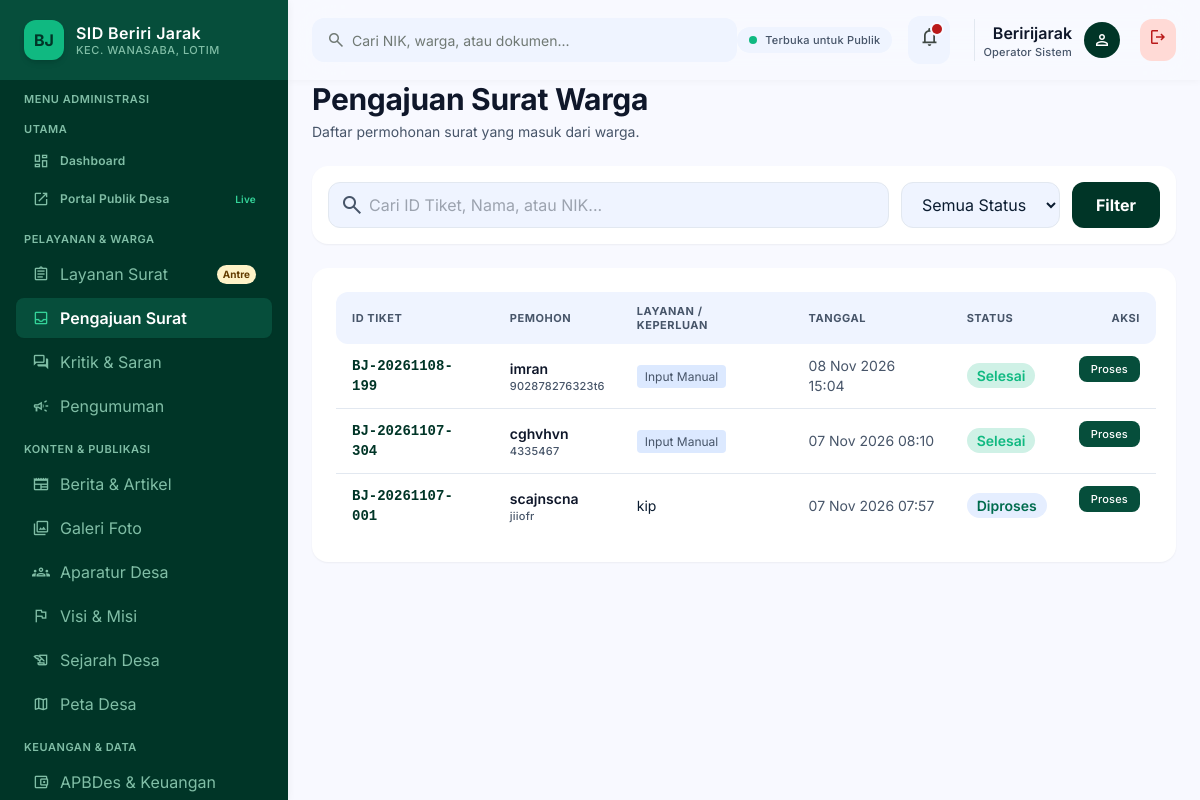
Page /dashboard/pengajuan-surat/ (signed in) on the committed database.
### BJ/models.py (models this page shows, shortened)
class PengajuanSurat(models.Model):
    STATUS_CHOICES = [
        ('menunggu', 'Menunggu Verifikasi'),
        ('diproses', 'Sedang Diproses'),
        ('selesai', 'Selesai & TTE'),
        ('ditolak', 'Ditolak / Berkas Kurang'),
    ]
    id_tiket = models.CharField(max_length=20, unique=True, blank=True, null=True, help_text="Cth: BJ-20260510-001")
    layanan = models.ForeignKey(LayananSurat, on_delete=models.SET_NULL, null=True, blank=True)
    nik_pemohon = models.CharField(max_length=16)
    nama_pemohon = models.CharField(max_length=100)
    no_whatsapp = models.CharField(max_length=15)
    dusun_asal = models.CharField(max_length=100)
    keterangan_tambahan = models.TextField(blank=True, null=True)
    file_ktp = models.FileField(upload_to='dokumen_surat/', blank=True, null=True)
    file_kk = models.FileField(upload_to='dokumen_surat/', blank=True, null=True)
    status = models.CharField(max_length=20, choices=STATUS_CHOICES, default='menunggu')
    tanggal_pengajuan = models.DateTimeField(auto_now_add=True)
    waktu_selesai = models.DateTimeField(blank=True, null=True)
    class Meta:
        verbose_name = "Pengajuan Surat Warga"
        verbose_name_plural = "Data Pengajuan Surat"

class LayananSurat(models.Model):
    nama_layanan = models.CharField(max_length=150)
    kategori = models.CharField(max_length=100, help_text="Kependudukan, Usaha, Pertanahan, dll")
    deskripsi = models.TextField()
    persyaratan = models.TextField(help_text="Gunakan enter untuk memisahkan poin")
    estimasi_waktu = models.CharField(max_length=50, help_text="Contoh: 15 Menit, 1 Hari")
    biaya = models.CharField(max_length=50, default="Rp 0 (Gratis)")
    class Meta:
        verbose_name = "Katalog Layanan Surat"
        verbose_name_plural = "Katalog Layanan Surat"

### BJ/views.py (the view)
# urls.py: path('dashboard/pengajuan-surat/', views.kelola_pengajuan_surat, name='kelola_pengajuan_surat'),
@login_required(login_url='portal_masuk')
def kelola_pengajuan_surat(request):
    daftar_pengajuan = PengajuanSurat.objects.all().order_by('-tanggal_pengajuan')
    status_filter = request.GET.get('status')
    if status_filter:
        daftar_pengajuan = daftar_pengajuan.filter(status=status_filter)
    q = request.GET.get('q')
    if q:
        daftar_pengajuan = daftar_pengajuan.filter(
            Q(id_tiket__icontains=q) |
            Q(nama_pemohon__icontains=q) |
            Q(nik_pemohon__icontains=q)
        )
    paginator = Paginator(daftar_pengajuan, 20)
    page_obj = paginator.get_page(request.GET.get('page'))
    context = {
        'daftar_pengajuan': page_obj,
        'page_obj': page_obj,
        'status_filter': status_filter,
        'q': q,
    }
    return render(request, 'themes/admin/kelola_pengajuan_surat.html', context)

### desa/templates/themes/admin/kelola_pengajuan_surat.html (shortened to what this page needs)
{% extends "themes/admin/base_admin.html" %}
{% load static %}
{% block content %}
<div class="flex flex-col w-full gap-space-lg">
    <div class="flex flex-col sm:flex-row sm:items-center justify-between gap-4">
        <div>
            <h1 class="font-headline-lg text-headline-lg font-bold text-text-primary">Pengajuan Surat Warga</h1>
            <p class="font-body-sm text-body-sm text-text-secondary mt-1">Daftar permohonan surat yang masuk dari warga.</p>
        </div>
    </div>
    <div class="bg-surface-pure rounded-2xl p-4 shadow-sm flex flex-col md:flex-row gap-4 items-center justify-between">
        <form method="GET" class="w-full flex flex-col sm:flex-row gap-3">
            <div class="relative flex-1">
                <span class="material-symbols-outlined absolute left-3 top-1/2 -translate-y-1/2 text-text-secondary">search</span>
                <input type="text" name="q" value="{{ q|default:'' }}" placeholder="Cari ID Tiket, Nama, atau NIK..." class="w-full pl-10 pr-4 py-2.5 rounded-xl bg-surface-container-low border border-border-subtle outline-none focus:ring-2 focus:ring-primary">
            </div>
            <select name="status" class="px-4 py-2.5 rounded-xl bg-surface-container-low border border-border-subtle outline-none focus:ring-2 focus:ring-primary">
                <option value="">Semua Status</option>
            </select>
            <button type="submit" class="px-6 py-2.5 rounded-xl bg-primary text-on-primary font-bold hover:bg-secondary transition-colors cursor-pointer">Filter</button>
        </form>
    </div>
    <div class="bg-surface-pure rounded-2xl p-space-lg shadow-sm">
        <div class="overflow-x-auto -mx-space-lg px-space-lg">
            <table class="w-full text-left min-w-[820px]">
                <thead>
                    <tr class="bg-surface-container-low text-text-secondary font-label-sm text-label-sm uppercase tracking-wider">
                        <th class="py-3 px-4 rounded-l-xl">ID Tiket</th>
                        <th class="py-3 px-4">Pemohon</th>
                        <th class="py-3 px-4">Layanan / Keperluan</th>
                        <th class="py-3 px-4">Tanggal</th>
                        <th class="py-3 px-4">Status</th>
                        <th class="py-3 px-4 rounded-r-xl text-right">Aksi</th>
                    </tr>
                </thead>
                <tbody class="divide-y divide-border-subtle font-body-sm text-body-sm">
                    {% for item in daftar_pengajuan %}
                    <tr class="hover:bg-surface-container-low/60 transition-colors">
                        <td class="py-3 px-4 font-mono font-semibold text-primary">{{ item.id_tiket }}</td>
                        <td class="py-3 px-4">
                            <div class="font-title-md text-title-md font-semibold text-text-primary">{{ item.nama_pemohon }}</div>
                            <div class="font-label-sm text-label-sm text-text-secondary">{{ item.nik_pemohon }}</div>
                        </td>
                        <td class="py-3 px-4">
                            {% if item.layanan %}
                                {{ item.layanan.nama_layanan }}
                            {% else %}
                                <span class="text-xs px-2 py-1 rounded bg-surface-container-high text-text-secondary" title="{{ item.keterangan_tambahan }}">
                                    Input Manual
                                </span>
                            {% endif %}
                        </td>
                        <td class="py-3 px-4 text-text-secondary">{{ item.tanggal_pengajuan|date:"d M Y H:i" }}</td>
                        <td class="py-3 px-4">
                            {% if item.status == 'menunggu' %}
                                <span class="px-2.5 py-1 rounded-full bg-gold-light text-tertiary font-label-sm font-semibold">Menunggu</span>
                            {% elif item.status == 'diproses' %}
                                <span class="px-2.5 py-1 rounded-full bg-surface-container text-secondary font-label-sm font-semibold">Diproses</span>
                            {% elif item.status == 'selesai' %}
                                <span class="px-2.5 py-1 rounded-full bg-accent-emerald/20 text-accent-emerald font-label-sm font-semibold">Selesai</span>
                            {% else %}
                                <span class="px-2.5 py-1 rounded-full bg-error-container text-error font-label-sm font-semibold">Ditolak</span>
                            {% endif %}
                        </td>
                        <td class="py-3 px-4 text-right flex items-center justify-end gap-2">
                            <a href="{% url 'ubah_status_pengajuan' item.id %}" class="px-3 py-1.5 rounded-lg bg-primary-container text-on-primary font-label-sm text-label-sm hover:bg-secondary transition-colors inline-block">Proses</a>
                        </td>
                    </tr>
                    {% endfor %}
                </tbody>
            </table>
        </div>
    </div>
</div>
{% endblock %}

### desa/templates/themes/admin/partials/header.html
<header class="fixed top-0 left-72 right-0 h-20 bg-surface/85 backdrop-blur-xl shadow-[0_1px_8px_rgba(0,0,0,0.04)] z-40 flex items-center justify-between px-space-lg">
    <div class="flex items-center gap-space-lg flex-1 max-w-xl">
        <div class="relative w-full">
            <span class="material-symbols-outlined absolute left-3.5 top-1/2 -translate-y-1/2 text-outline text-[20px]">search</span>
            <input class="w-full h-11 pl-10 pr-4 rounded-xl bg-surface-container-low text-on-surface font-body-sm text-body-sm placeholder:text-outline focus:outline-none focus:ring-2 focus:ring-accent-emerald transition-all" placeholder="Cari NIK, warga, atau dokumen..." type="text">
        </div>
    </div>
    <div class="flex items-center gap-space-md">
        <div class="hidden lg:flex items-center gap-2 px-3 py-1.5 rounded-full bg-surface-container-low">
            <span class="w-2 h-2 rounded-full bg-accent-emerald"></span>
            <span class="font-label-sm text-label-sm font-medium text-text-secondary">Terbuka untuk Publik</span>
        </div>
        <button class="relative p-2.5 rounded-xl bg-surface-container-low text-on-surface-variant hover:text-on-surface transition-colors" type="button">
            <span class="material-symbols-outlined text-[22px]">notifications</span>
            <span class="absolute top-2 right-2 w-2.5 h-2.5 bg-error rounded-full ring-2 ring-surface"></span>
        </button>
        <div class="flex items-center gap-3 pl-space-sm border-l border-border-subtle ml-2">
            <div class="text-right hidden sm:block">
                <div class="font-label-lg text-label-lg font-semibold text-text-primary capitalize">{{ request.user.username }}</div>
                <div class="font-label-sm text-label-sm text-text-secondary">Operator Sistem</div>
            </div>
            <div class="w-9 h-9 rounded-full bg-primary flex items-center justify-center">
                <span class="material-symbols-outlined text-on-primary text-[20px]">person</span>
            </div>
            <a href="{% url 'logout' %}" class="ml-2 p-2 rounded-xl bg-error-container text-error hover:bg-error hover:text-white transition-colors" title="Keluar Sistem">
                <span class="material-symbols-outlined text-[20px]">logout</span>
            </a>
        </div>
    </div>
</header>

### desa/templates/themes/admin/base_admin.html (style rules this page uses)
body { overscroll-behavior: none; }

### rows in the picture
PengajuanSurat: id_tiket "BJ-20261108-199", nama_pemohon "imran", nik_pemohon "902878276323t6", tanggal_pengajuan "08 Nov 2026 15:04", status "Selesai"
PengajuanSurat: id_tiket "BJ-20261107-304", nama_pemohon "cghvhvn", nik_pemohon "4335467", tanggal_pengajuan "07 Nov 2026 08:10", status "Selesai"
PengajuanSurat: id_tiket "BJ-20261107-001", nama_pemohon "scajnscna", nik_pemohon "jiiofr", layanan.nama_layanan "kip", tanggal_pengajuan "07 Nov 2026 07:57", status "Diproses"

### other values in the picture
{{ request.user.username }} "Beririjarak"
